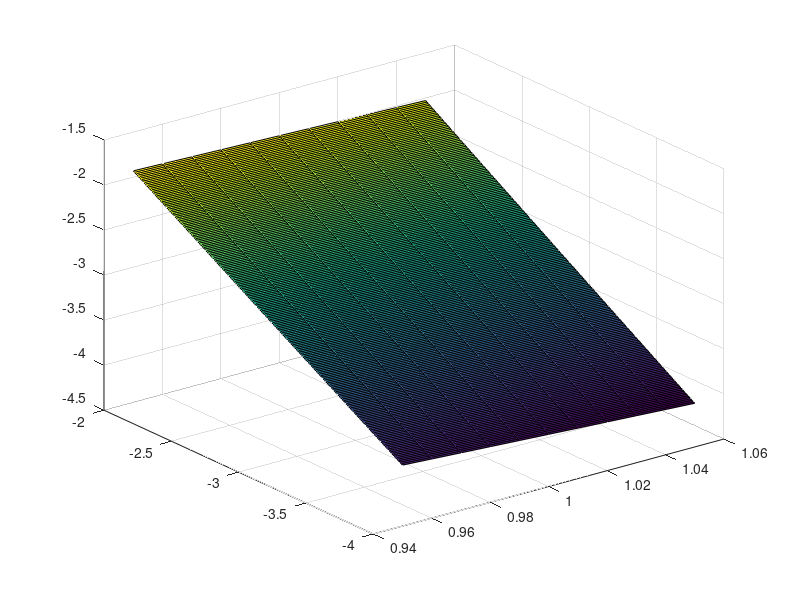

Write the MATLAB code that produced this figure. (Note: this script raises an error after producing the figure.)
figure(103)
aa = 0.95:0.01:1.05; n = length(aa);
ee = -4:0.01:-2; m =length(ee);
[AA,EE] = meshgrid(aa,ee);

Val = sqrt(AA).*EE;
Val =  100*(exp(Val/100) - 1);
MP = surf(AA,EE,Val);
hold on
surf (AA,EE,VaR_prelim*ones(m,n))
hold of

%%
figure(104)

kernel = @(x) posterior_debug_hl(x, y, a, b, mean(VaR_prelim), false);

xx = 0.85:0.01:1.15;  n = length(xx);
yy = -5:0.01:5;       m = length(yy);
%     xx = 0.95:0.01:1.05;
%     yy = -4:0.01:-2;

[XX,YY] = meshgrid(xx,yy);
XX1 = reshape(XX,n*m,1);
YY1 = reshape(YY,n*m,1);

Val1 = kernel([XX1,YY1]);
Val = reshape(Val1,m,n);
P = surf(XX,YY,Val);

%%
figure(105)

kernel = @(a) posterior_arch_hl(a, data, S, VaR_prelim, false);

xx = 0:0.01:0.5; n = length(xx);
yy = -5:0.01:5;  m = length(yy);

[XX,YY] = meshgrid(xx,yy);
XX1 = reshape(XX,n*m,1);
YY1 = reshape(YY,n*m,1);

Val1 = kernel([XX1,YY1]);
Val = reshape(Val1,m,n);
P = surf(XX,YY,Val);